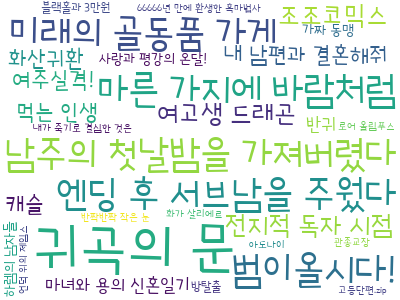

Recreate this plot in Python.
# conda install -c conda-forge wordcloud
# 한글 지원 X.. 따로 font_path를 잡아줘야한다.

from wordcloud import WordCloud
import json


cloud = WordCloud(font_path='Goyang.ttf', background_color='white', max_words=30, width=400, height=300)

with open('webtoons.json', 'r', encoding='utf-8') as f:
    webtoons = json.load(f)

# print(webtoons)
res = dict()
for webtoon in webtoons['webtoons']:
    res[webtoon['title']] = int(float(webtoon['star']) * 100)

visual = cloud.fit_words(res)
visual.to_image()
visual.to_file('cloud01.png')
